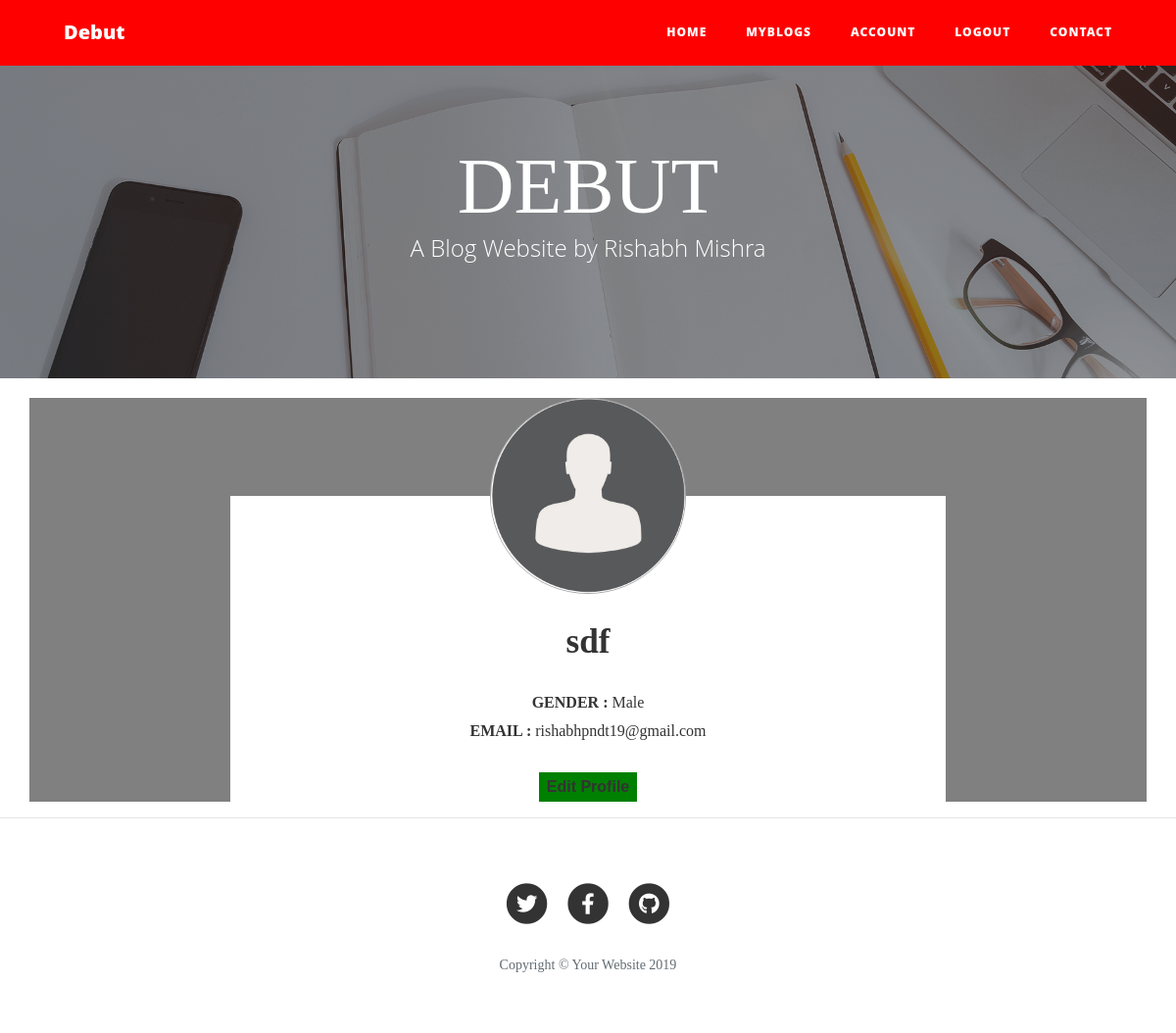
Page /account (signed in) on the committed database.
### blog/model.py (models this page shows, shortened)
class user(db.Model,UserMixin):
    id = db.Column(db.Integer,primary_key=True)
    username=db.Column(db.String(20),unique=True,nullable=False)
    email = db.Column(db.String(120), unique=True, nullable=False)
    gender = db.Column(db.String(10), unique=False, nullable=False)
    image_file = db.Column(db.String(20), nullable=False,default='default.jpg')
    password=db.Column(db.String(20),nullable=False)
    posts=db.relationship('write_post',backref='author',lazy=True)#backref allowed us to access post columns

### blog/route.py (the view)
@app.route('/account')
@login_required
def account():
    profile_pic=url_for('static',filename='profile_image/'+current_user.image_file)
    return render_template('account.html',title='DEBUT',subtitle='A Blog Website by Rishabh Mishra',profile_pic=profile_pic)

### blog/model.py (called while the page is built)
@login_manager.user_loader
def load_user(user_id):
    return user.query.get(int(user_id))

### blog/templates/account.html (shortened to what this page needs)
{% extends 'basiclayout.html'%}
{%block main%}
	<link href="{{url_for('static',filename='account/common-css/bootstrap.css')}}" rel="stylesheet">
	<link href="{{url_for('static',filename='account/common-css/ionicons.css')}}" rel="stylesheet">
	<link href="{{url_for('static',filename='account/common-css/fluidbox.min.css')}}" rel="stylesheet">
	<link href="{{url_for('static',filename='account/01-cv-portfolio/css/styles.css')}}" rel="stylesheet">
	<link href="{{url_for('static',filename='account/01-cv-portfolio/css/responsive.css')}}" rel="stylesheet">
        <div class="container">
            <div class="row" style="background-color: grey;">
                <div class="col-md-1 col-lg-2"></div>
                <div class="col-md-10 col-lg-8">
                    <div class="intro">
                        <div class="profile-img" style="border: 0.5px solid rgb(169, 166, 166);"><img src="{{profile_pic}}" alt=""></div>
                        <h2><b>{{current_user.username}}</b></h2>
                        <ul class="information margin-tb-30">
                            <li><b>GENDER : </b>{{current_user.gender}}</li>
                            <li><b>EMAIL : </b>{{current_user.email}}</li>
                        </ul>
                        <div>
                            <a href="{{url_for('eform')}}"><button style="background-color: green;width: 100px;height: 30px;"><b>Edit Profile</b></button></a>
                        </div>
                    </div>
                </div>
            </div>
        </div>
{%endblock main%}

### blog/static/account/01-cv-portfolio/css/styles.css (style rules this page uses)
html { font-size: 100%; height: 100%; overflow-x: hidden; margin: 0px; padding: 0px; touch-action: manipulation; }
body { font-size: 16px; font-family: 'Poppins', serif; width: 100%; height: 100%; margin: 0; font-weight: 400; -webkit-font-smoothing: antialiased; -moz-osx-font-smoothing: grayscale; word-wrap: break-word; color: #333; }
h1, h2, h3, h4, h5, h6, p, a, ul, span, li, img, inpot, button { margin: 0; padding: 0; }
h1,h2,h3,h4,h5,h6 { line-height: 1.5; font-weight: inherit; }
h1,h2,h3 { font-family: 'Poppins', cursive; }
h2 { font-size: 2.2em; line-height: 1.1; }
a, button { display: inline-block; text-decoration: none; color: inherit; line-height: 1; -webkit-transition: all .25s ease-in-out; transition: all .25s ease-in-out; }
b { font-weight: 600; }
img { width: 100%; }
li { list-style: none; display: inline-block; }
button { outline: 0; border: 0; background: none; cursor: pointer; }
.margin-tb-30 { margin-top: 30px; margin-bottom: 30px; }
.intro { padding: 0 20px; margin-top: 100px; text-align: center; background: #fff; }
.intro .profile-img { height: 200px; width: 200px; border-radius: 100px; margin: 0 auto; overflow: hidden; position: relative; top: -100px; margin-bottom: -70px; }
.intro .information > li { display: block; margin: 5px 0; }

### rows in the picture
user: username "sdf", gender "Male", email "rishabhpndt19@gmail.com"

### other values in the picture
{{ title }} "DEBUT"
